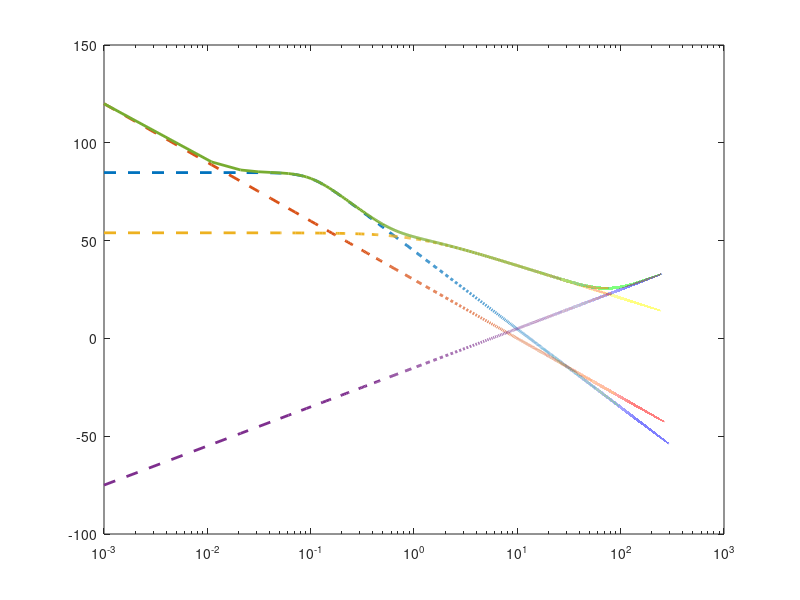

This chart was generated by the following MATLAB code: (Note: this script raises an error after producing the figure.)
freq = 0.001:0.01:1000; % frequency range
ws = 5; % wind speed set to 5kn
rain = -999; % Rainfall NL
bio = -999; % Biological NL
vessel = -999; % Self NL
traffic = 10.*log10((3.*10.^8)./(1+(10.^4.*freq.^4))); % Traffic NL
semilogx(freq,traffic,'--','linewidth',2)
hold on
turb = 30 - 30.*log10(freq) ;% Turbulence NL
semilogx(freq,turb,'--','linewidth',2)
hold on
seaState = 40 +10.*log10((ws.^2)./(1+freq.^(5/3))); % Sea state NL
semilogx(freq,seaState,'--','linewidth',2)
hold on
N_therm = -15 +20.*log10(freq); % Thermal NL
semilogx(freq,N_therm,'--','linewidth',2)
hold on
isotropic = 10.*log10((10.^(0.1.*turb)) + (10.^(0.1.*traffic))...
    + (10.^(0.1.*seaState)) + (10.^(0.1.*N_therm)) + (10.^(0.1.*rain))...
    + (10.^(0.1.*bio)) + (10.^(0.1.*vessel))); % Isotropic NL
semilogx(freq,isotropic, 'linewidth',2)
ax = gca; % current axes
        ax.FontSize = 20;
        ax.YLim = [0 130];
xlabel('Frequency [KHz]')
ylabel('Noise Level [dB]')
title('Contribution of different noises for Vm = 5 kn') 
grid on
hL =legend('NL_t_r_a_f_f_i_c','NL_t_u_r_b','N L_s_s', ...
    'NL_t_h_e_r_m','NL_i_s_o_t_r_o_p_i_c');
hL.FontSize = 20;

